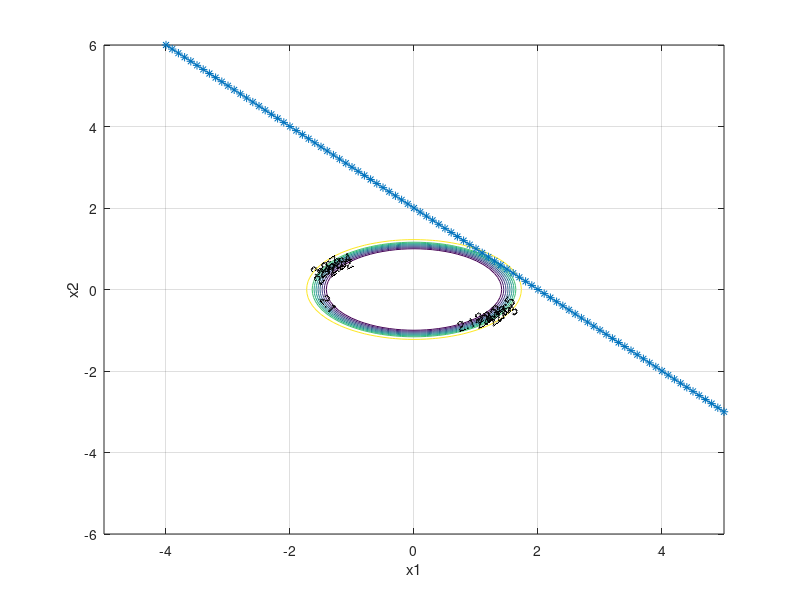

Reproduce this figure in MATLAB.
% EGR611-Fa23-Lec2-Ex0

close all;clear all;

x1=-5:0.1:5; 
x2=-6:0.1:6;
for i=1:121
    for j=1:101
        y(i,j)=x1(j)^2+2*x2(i)^2;
    end
end

%%%%%%%%%%%%%%%%%%%%%%%%%%%%%%%%%%%%%%%%%%%%%%
% contour(x1,x2,y, 20, 'ShowText','on');
% grid on
%%%%%%%%%%%%%%%%%%%%%%%%%%%%%%%%%%%%%%%%%%%%%%
rn=[2 2.1, 2.2, 2.3, 2.4, 2.5, 2.6, 2.7 3];
contour(x1, x2, y, rn, 'ShowText','on');
grid on
%%%%%%%%%%%%%%%%%%%%%%%%%%%%%%%%%%%%%%%%%%%%%%
hold on
y2=2-x1;

figure(1)
plot(x1,y2,'-*');
xlabel('x1');
ylabel('x2');